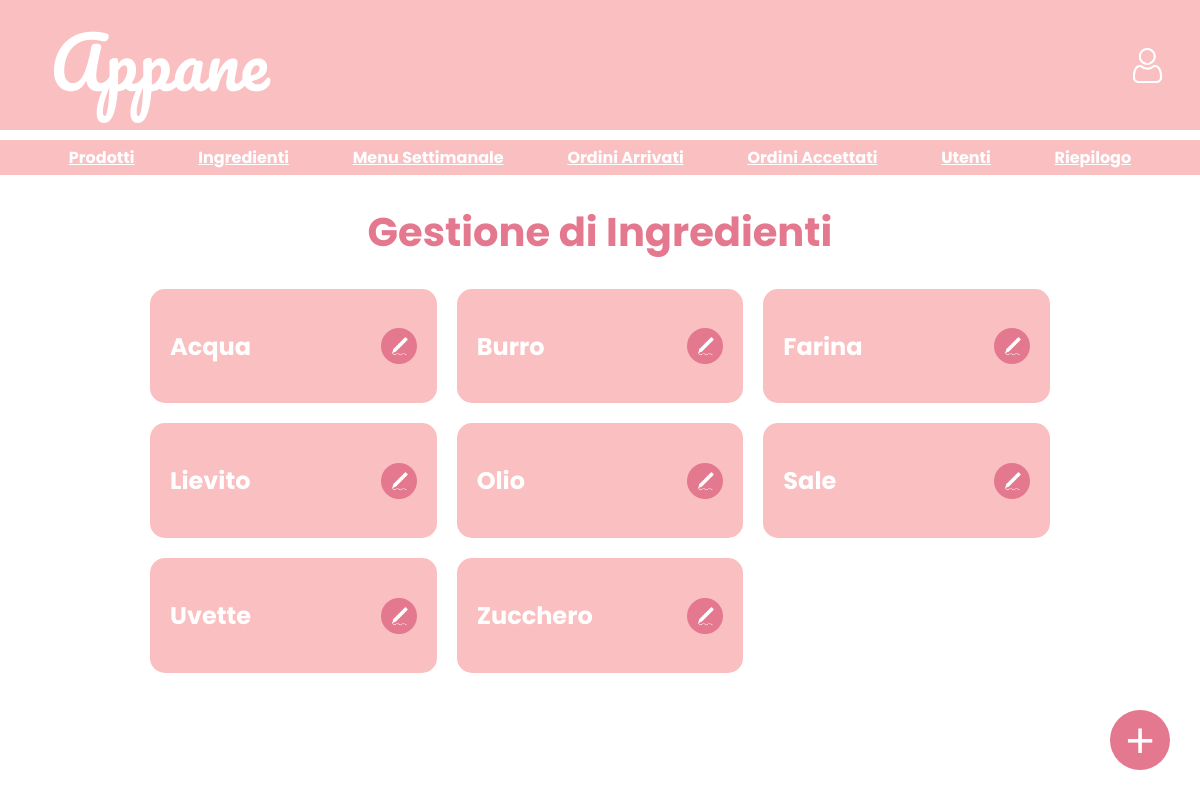
Page /BACK/managementIngredients/managementIngredients.php on the earlier database version.
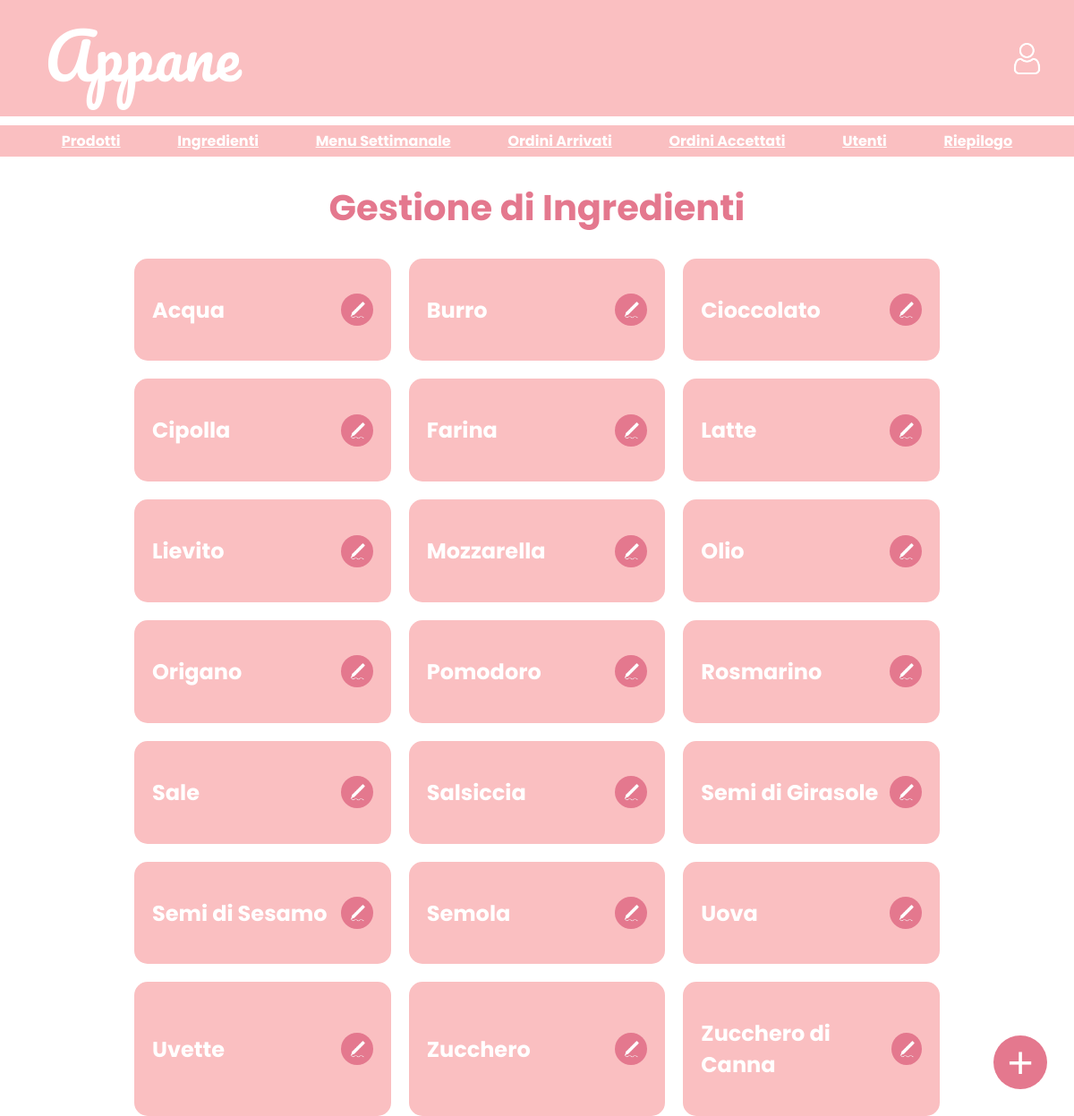
Same page on the later database version.
### tables this page shows
CREATE TABLE `tingrediente` (
  `id` int(11) NOT NULL,
  `nome` varchar(255) NOT NULL
);

### BACK/managementIngredients/managementIngredients.php (the view, shortened to what this page needs)
<?php
require('../../includes/db.php');
include('../header.php');
function createIngredient($id, $name)
{
    return "<div class='ingredient'>
                <h2>$name</h2>
                <button class='cart-btn' title='Modifica ingrediente'
                    onclick='openModal(\"modalModifyIngredient.php?id=$id\")'>
                    <img src='../../grafica/img/pen.png' class='cart-icon' />
                </button>
            </div>";
}
?>
<!DOCTYPE html>
<html lang="it">
<head>
    <link rel="stylesheet" href="../../grafica/style.css?v=<?php echo time();?>">
</head>
<body>
    <div class="main-content">
        <h1>Gestione di Ingredienti</h1>
        <div class="listIngredients">
            <?php
            $result = $conn->query("SELECT id, nome FROM tingrediente ORDER BY nome");
            if ($result->num_rows > 0) {
                while ($row = $result->fetch_assoc()) {
                    echo createIngredient($row["id"], $row["nome"]);
                }
            } else {
                echo '<p> Per ora non ci sono prodotti salvati </p>';
            }
            ?>
        </div>
    </div>
    <button class="add-btn" title="Aggiungi ingrediente" onclick="openModal('modalAddIngredient.php')">+</button>
</body>
</html>

Differences in the rows shown:
added tingrediente: nome "Cioccolato"
added tingrediente: nome "Cipolla"
added tingrediente: nome "Latte"
added tingrediente: nome "Mozzarella"
added tingrediente: nome "Origano"
added tingrediente: nome "Pomodoro"
added tingrediente: nome "Rosmarino"
added tingrediente: nome "Salsiccia"
added tingrediente: nome "Semi di Girasole"
added tingrediente: nome "Semi di Sesamo"
added tingrediente: nome "Semola"
added tingrediente: nome "Uova"
added tingrediente: nome "Zucchero di Canna"
